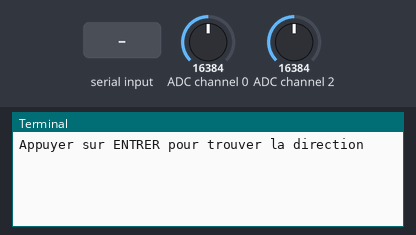
A program run on a simulated Raspberry Pi (BCM pin numbers). Parts: the last lines printed to the terminal. Inputs (shaded band) come from the test bench; at power-on: ADC channel 0 = 16384, ADC channel 2 = 16384 (analog values on the 0–32767 scale).

Above: at 1.2 s.
1.3 s: "1" typed at the terminal, then Enter
At 1.8 s:
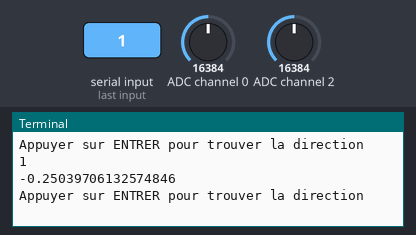
2.8 s: "0" typed at the terminal, then Enter
At 4.1 s:
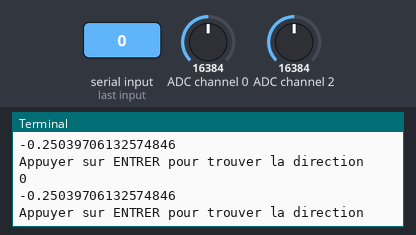
Timing chart, 0 to 5.8 s (numbered marks = the images above; inputs shaded):
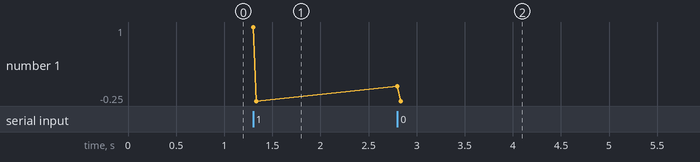

Measured:
- after the input at 1.3 s, the terminal: prints a new line at once (image 1)
- after the input at 2.8 s, the terminal: prints a new line at once (image 2)

The program:

programmeDuRaspberry.py
```python
import time
import numpy as np
import board
import busio
import adafruit_ads1x15.ads1115 as ADS
from adafruit_ads1x15.analog_in import AnalogIn

"""
Branchement des CAN: (entre parenthèses l'adresse I2C de chaque CAN et le branchement correspondant)

    ADS 1 (72, adr->gnd)
        voie0 --> passeBas multiplieur 1*2
        voie1 --> passeBas multiplieur 1*3

    ADS 2 (73, adr->vdd)
        voie2 --> crete 1
        voie3 --> crete 2

    ADS 3 (74, adr->sda)
        voie4 --> crete 3
        voie5 --> Non assigné
"""

# Paramètres d'aquisition
CAN_OFFSET = 0.53
LONGUEUR_ONDE = 1.14


# Indexation des CAN
i2c = busio.I2C(board.SCL, board.SDA)
ads1 = ADS.ADS1115(i2c, address=72)
ads2 = ADS.ADS1115(i2c, address=73)
ads3 = ADS.ADS1115(i2c, address=74)

cannaux = [
    AnalogIn(ads1, ADS.P0, ADS.P1), # 1*2
    AnalogIn(ads1, ADS.P2, ADS.P3), # 1*3
    AnalogIn(ads2, ADS.P0, ADS.P1), # cr1
    AnalogIn(ads2, ADS.P2, ADS.P3), # cr2
    AnalogIn(ads3, ADS.P0, ADS.P1), # cr3
    AnalogIn(ads3, ADS.P2, ADS.P3)
]


def testAds(nVoie):
    """
    S'assure du bon fonctionnement d'un canal
    """
    print(cannaux[nVoie].voltage)


def donneAngles():
    """
    Renvoie les 4 directions possbiles (dont 2 se répètent)
    """
    dephasage1 = np.arccos((2*(cannaux[0].voltage + CAN_OFFSET)) /
                           ((cannaux[2].voltage + CAN_OFFSET) * (cannaux[3].voltage + CAN_OFFSET)))

    dephasage2 = np.arccos((2*(cannaux[1].voltage + CAN_OFFSET)) /
                           ((cannaux[2].voltage + CAN_OFFSET) * (cannaux[4].voltage + CAN_OFFSET)))

    theta1 = np.arcsin((-dephasage1 * LONGUEUR_ONDE) / np.pi)
    theta2 = np.arcsin((-dephasage2 * LONGUEUR_ONDE) / np.pi)

    return [theta1 + np.pi/3, -theta1 + np.pi/3, theta2 - np.pi/3, -theta2 - np.pi/3]


def trouveDroite():
    """
    Renvoie la direction se répétant parmis les 4 trouvées
    """
    angles = donneAngles()
    distances = [angles[2] - angles[0], angles[3] - angles[1]]
    min_value = min(distances)
    min_index = distances.index(min_value)

    if min_index == 0:
        return (angles[2] + angles[0])/2

    if min_index == 1:
        return (angles[3] + angles[1])/2


# Point d'entrée du script
while True:
    Input = input('Appuyer sur ENTRER pour trouver la direction')
    print(trouveDroite())
```
